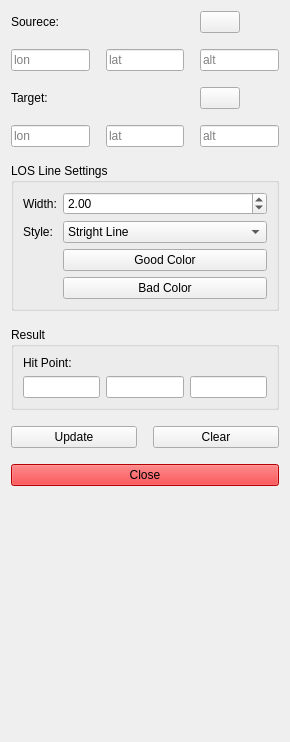
<?xml version="1.0" encoding="UTF-8"?>
<ui version="4.0">
 <class>LineOfSightWidget</class>
 <widget class="QWidget" name="LineOfSightWidget">
  <property name="geometry">
   <rect>
    <x>0</x>
    <y>0</y>
    <width>290</width>
    <height>742</height>
   </rect>
  </property>
  <property name="windowTitle">
   <string>Line of Sight Widget</string>
  </property>
  <layout class="QVBoxLayout" name="verticalLayout">
   <property name="spacing">
    <number>16</number>
   </property>
   <item>
    <layout class="QGridLayout" name="gridLayout">
     <item row="1" column="0">
      <widget class="QLineEdit" name="le_souceLon">
       <property name="placeholderText">
        <string>lon</string>
       </property>
      </widget>
     </item>
     <item row="3" column="1">
      <widget class="QLineEdit" name="le_targetLat">
       <property name="placeholderText">
        <string>lat</string>
       </property>
      </widget>
     </item>
     <item row="1" column="1">
      <widget class="QLineEdit" name="le_sourceLat">
       <property name="placeholderText">
        <string>lat</string>
       </property>
      </widget>
     </item>
     <item row="2" column="0">
      <widget class="QLabel" name="label_3">
       <property name="text">
        <string>Target:</string>
       </property>
      </widget>
     </item>
     <item row="3" column="0">
      <widget class="QLineEdit" name="le_targetLon">
       <property name="placeholderText">
        <string>lon</string>
       </property>
      </widget>
     </item>
     <item row="0" column="0">
      <widget class="QLabel" name="label_2">
       <property name="text">
        <string>Sourece:</string>
       </property>
      </widget>
     </item>
     <item row="1" column="2">
      <widget class="QLineEdit" name="le_sourceAlt">
       <property name="placeholderText">
        <string>alt</string>
       </property>
      </widget>
     </item>
     <item row="0" column="2">
      <widget class="QPushButton" name="pb_sourceLocation">
       <property name="maximumSize">
        <size>
         <width>40</width>
         <height>16777215</height>
        </size>
       </property>
       <property name="text">
        <string/>
       </property>
      </widget>
     </item>
     <item row="3" column="2">
      <widget class="QLineEdit" name="le_targetAlt">
       <property name="placeholderText">
        <string>alt</string>
       </property>
      </widget>
     </item>
     <item row="2" column="2">
      <widget class="QPushButton" name="pb_targetLocation">
       <property name="maximumSize">
        <size>
         <width>40</width>
         <height>16777215</height>
        </size>
       </property>
       <property name="text">
        <string/>
       </property>
      </widget>
     </item>
    </layout>
   </item>
   <item>
    <widget class="QGroupBox" name="le_visibleColor">
     <property name="title">
      <string>LOS Line Settings</string>
     </property>
     <layout class="QFormLayout" name="formLayout">
      <item row="0" column="0">
       <widget class="QLabel" name="lblWidth">
        <property name="text">
         <string>Width:</string>
        </property>
       </widget>
      </item>
      <item row="2" column="0">
       <widget class="QLabel" name="lblWidth_3">
        <property name="text">
         <string>Style:</string>
        </property>
       </widget>
      </item>
      <item row="2" column="1">
       <widget class="QComboBox" name="cb_lineStyle">
        <item>
         <property name="text">
          <string>Stright Line</string>
         </property>
        </item>
        <item>
         <property name="text">
          <string>Dotted Line</string>
         </property>
        </item>
        <item>
         <property name="text">
          <string>Dashed Line</string>
         </property>
        </item>
       </widget>
      </item>
      <item row="0" column="1">
       <widget class="QDoubleSpinBox" name="sb_lineWidth">
        <property name="minimum">
         <double>0.100000000000000</double>
        </property>
        <property name="maximum">
         <double>10.000000000000000</double>
        </property>
        <property name="value">
         <double>2.000000000000000</double>
        </property>
       </widget>
      </item>
      <item row="4" column="1">
       <widget class="QPushButton" name="pb_visbleColor">
        <property name="text">
         <string>Good Color</string>
        </property>
       </widget>
      </item>
      <item row="6" column="1">
       <widget class="QPushButton" name="pb_invisibleColor">
        <property name="text">
         <string>Bad Color</string>
        </property>
       </widget>
      </item>
     </layout>
    </widget>
   </item>
   <item>
    <widget class="QGroupBox" name="groupBox">
     <property name="title">
      <string>Result</string>
     </property>
     <layout class="QVBoxLayout" name="verticalLayout_3">
      <item>
       <layout class="QVBoxLayout" name="verticalLayout_2">
        <item>
         <widget class="QLabel" name="lblWidth_2">
          <property name="text">
           <string>Hit Point:</string>
          </property>
         </widget>
        </item>
        <item>
         <layout class="QHBoxLayout" name="horizontalLayout_3">
          <item>
           <widget class="QLineEdit" name="le_resultLon"/>
          </item>
          <item>
           <widget class="QLineEdit" name="le_resultLat"/>
          </item>
          <item>
           <widget class="QLineEdit" name="le_resultAlt"/>
          </item>
         </layout>
        </item>
       </layout>
      </item>
     </layout>
    </widget>
   </item>
   <item>
    <layout class="QHBoxLayout" name="horizontalLayout_2">
     <item>
      <widget class="QPushButton" name="btnUpdate">
       <property name="text">
        <string>Update</string>
       </property>
      </widget>
     </item>
     <item>
      <widget class="QPushButton" name="btnClear">
       <property name="text">
        <string>Clear</string>
       </property>
      </widget>
     </item>
    </layout>
   </item>
   <item>
    <widget class="QPushButton" name="pb_close">
     <property name="styleSheet">
      <string notr="true">background-color: rgb(255, 0, 4);
color: rgb(0, 0, 0);</string>
     </property>
     <property name="text">
      <string>Close</string>
     </property>
    </widget>
   </item>
   <item>
    <spacer name="verticalSpacer">
     <property name="orientation">
      <enum>Qt::Vertical</enum>
     </property>
     <property name="sizeHint" stdset="0">
      <size>
       <width>20</width>
       <height>40</height>
      </size>
     </property>
    </spacer>
   </item>
  </layout>
 </widget>
 <resources/>
 <connections/>
</ui>
